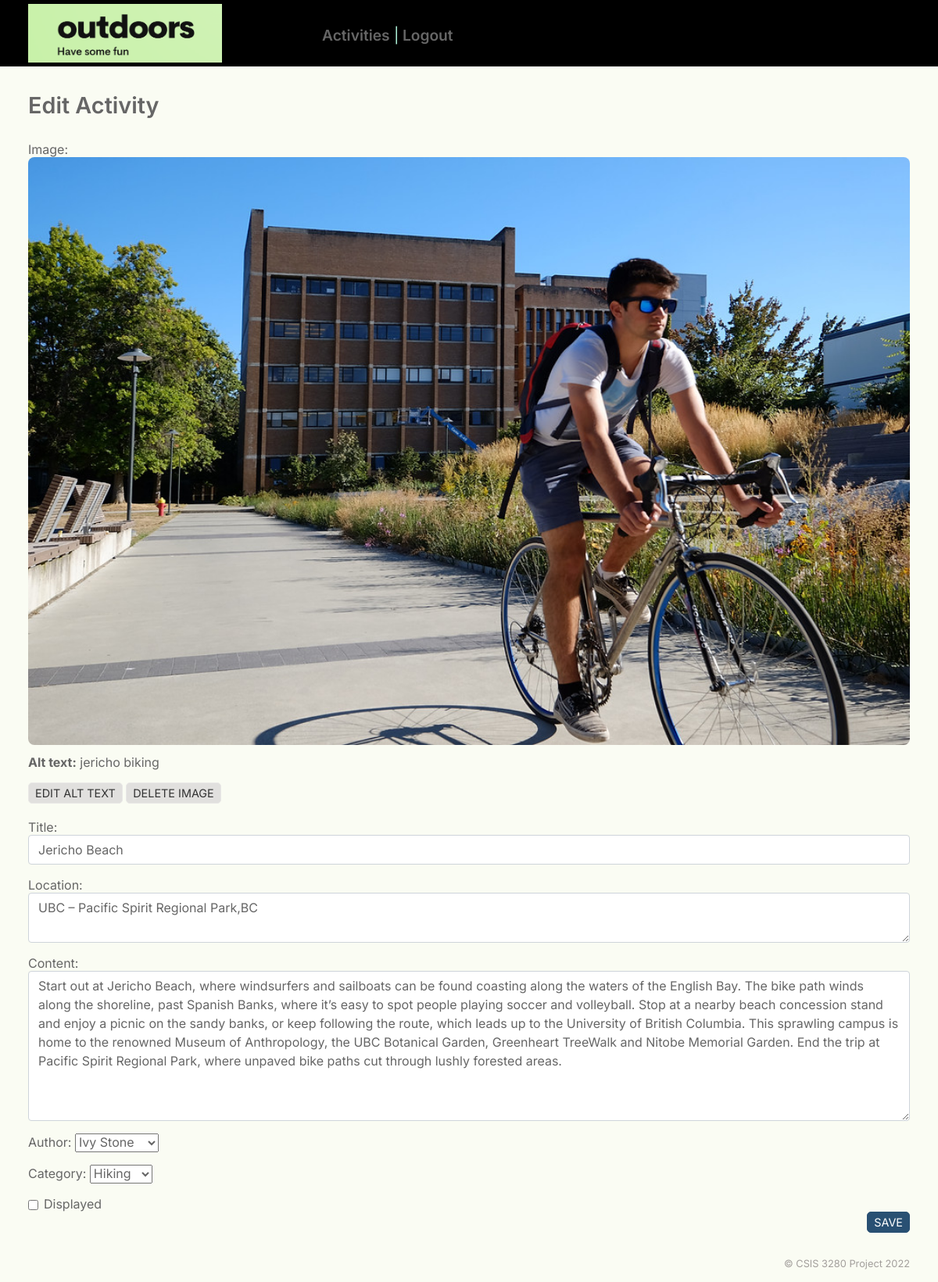
The page /admin/adminActivity-update-create.php?id=15 on the database its author committed.
### tables this page shows
CREATE TABLE `activity` (
  `id` int(11) NOT NULL,
  `title` varchar(80) NOT NULL,
  `location` varchar(254) NOT NULL,
  `content` text NOT NULL,
  `created` timestamp NOT NULL DEFAULT current_timestamp(),
  `categoryID` int(11) NOT NULL,
  `memberID` int(11) NOT NULL,
  `imageID` int(11) DEFAULT NULL,
  `displayed` tinyint(4) NOT NULL DEFAULT 0
);

CREATE TABLE `image` (
  `id` int(11) NOT NULL,
  `file` varchar(254) NOT NULL,
  `alt` varchar(1000) NOT NULL
);

### inc/Utility/ActivityDAO.class.php (called while the page is built, shortened)
<?php
class ActivityDAO
{
    public static $dbActivity;
    static function initialize(string $className)
    {
        self::$dbActivity = new PDOAgent($className);
    }
    static function getActivityAndImage($activityID)
    {
        $sql     = "SELECT a.id, a.title, a.location, a.content,
        a.categoryID, a.memberID, a.imageID, a.displayed,
        i.file      AS image_file,
        i.alt       AS image_alt
   FROM activity     AS a
   LEFT JOIN image  AS i ON a.imageID = i.id
  WHERE a.id = :id;";
        self::$dbActivity->query($sql);
        self::$dbActivity->bind(
            ':id',
            $activityID
        );
        self::$dbActivity->execute();
        return self::$dbActivity->singleResult();
    }
}

### inc/Utility/PDOAgent.class.php (called while the page is built, shortened)
<?php
class PDOAgent  {
    private $host = DB_HOST;
    private $user = DB_USER;
    private $password = DB_PASSWORD;
    private $dbname = DB_NAME;
    private $dbport = DB_PORT;
    private $className = "";
    private $stmt = "";
    private $pdo = "";
    public function __construct(string $className)  {
        $this->className = $className;
        $this->dsn = "mysql:localhost=" .$this->host.";dbname=".$this->dbname.";port=".$this->dbport;
        $options = array(
            PDO::ATTR_PERSISTENT => true,
            PDO::ATTR_ERRMODE => PDO::ERRMODE_EXCEPTION
        );
        try {
            $this->pdo = new PDO($this->dsn, $this->user, $this->password, $options);
        } catch (Exception $ex) {
            $this->error = $ex->getMessage();
            echo $this->error;
    }
}
    public function query(string $query)    {
        $this->stmt  = $this->pdo->prepare($query);
    }
    public function bind($param, $value, $type = null){
        if (is_null($type)) {
            switch (true) {
                case is_int($value):
                $type = PDO::PARAM_INT;
                break;
                }
        }
        $this->stmt->bindValue($param, $value, $type);
    }
    public function execute($data = null)   {
        if (is_null($data)) {
            return $this->stmt->execute();
        } else {
            return $this->stmt->execute($data);
        }
    }
    public function singleResult()  {
        $this->stmt->setFetchMode(PDO::FETCH_CLASS, $this->className);
        return $this->stmt->fetch(PDO::FETCH_CLASS);
    }
    public function getResultSet()  {
        return $this->stmt->fetchAll(PDO::FETCH_CLASS, $this->className);
    }
}
?>

### inc/Utility/functions.php (called while the page is built, shortened)
<?php
function html_escape($text): string
{
    return htmlspecialchars($text, ENT_QUOTES, 'UTF-8', false);
}
?>

### inc/Entity/Activity.class.php (called while the page is built, shortened)
<?php
class Activity  {
    private $title;
    private $location;
    private $content;
    private $id;
    function getID() {
        return $this->id;
    }
    function getTitle(): string {
        return $this->title;
    }
   function getLocation() {
    return $this->location;
   }
   function getContent() {
    return $this->content;
   }
}
?>

### inc/Utility/MemberDAO.class.php (called while the page is built, shortened)
<?php
class MemberDAO
{
    public static $db;
    static function init()
    {
        self::$db = new PDOAgent("Member");
    }
    static function getAllMembers()
    {
        $selectSQL = "SELECT * FROM member
        Except
        SELECT * FROM member WHERE full_name ='admin'";
        self::$db->query($selectSQL);
        self::$db->execute();
        return self::$db->getResultSet();
    }
}

### inc/Entity/Member.class.php (called while the page is built, shortened)
<?php
class Member
{
    private $id;
    private $full_name;
    function getID(){
         return $this->id;
    }
    function getAuthor(){
        return $this->full_name;
    }
}

### inc/Utility/CategoryDAO.class.php (called while the page is built, shortened)
<?php
  class CategoryDAO {
    private static $dbCategory;
    static function initialize(string $className)   {
        self::$dbCategory = new PDOAgent($className);
    }
    static function getCategories() {
        $sql = "SELECT id, name, description FROM category ;";
        self::$dbCategory->query($sql);
        self::$dbCategory->execute();
        return self::$dbCategory->getResultSet();
    }
}
?>

### inc/Entity/Category.class.php (called while the page is built, shortened)
<?php
 class Category {
private $name;
private $id;
function getCategoryID() {
    return $this->id;
}
function getName() {
    return $this->name;
}
 }
?>

### admin/adminActivity-update-create.php (the view, shortened to what this page needs)
<?php
require_once("../inc/Entity/Page.class.php");
require_once("../inc/Entity/Member.class.php");
require_once("../inc/Utility/CategoryDAO.class.php");
require_once("../inc/Utility/PDOAgent.class.php");
require_once("../inc/Utility/MemberDAO.class.php");
require_once("../inc/Utility/ActivityDAO.class.php");
require_once("../inc/Entity/Activity.class.php");
require_once("../inc/Entity/Category.class.php");
require_once("../inc/Utility/functions.php");
$id          = filter_input(INPUT_GET, 'id', FILTER_VALIDATE_INT);
$activityObj = new Activity();
$errors  = [
    'warning'     => '',
    'title'       => '',
    'location'     => '',
    'content'     => '',
    'author'      => '',
    'category'    => '',
    'image_file'  => '',
    'image_alt'   => '',
];
if ($id) {
    $activityObj = ActivityDAO::getActivityAndImage($id);
}
$authors = MemberDAO::getAllMembers();
$categories = CategoryDAO::getCategories();
?>
<form action="adminActivity-update-create.php?id=<?= $id ?>" method="POST" enctype="multipart/form-data">
    <main class="container admin" id="content">
        <h1>Edit Activity</h1>
        <div class="admin-article">
            <section class="image">
                <?php if (!$activityObj->image_file) {
                    $activityObj->setTitle('');
                    $activityObj->setLocation('');
                    $activityObj->setContent('');  ?>
                    <label for="image">Upload image:</label>
                    <div class="form-group image-placeholder">
                        <input type="file" name="image" class="form-control-file" id="image"><br>
                        <span class="errors"><?= $errors['image_file'] ?></span>
                    </div>
                    <div class="form-group">
                        <label for="image_alt">Alt text: </label>
                        <input type="text" name="image_alt" id="image_alt" value="" class="form-control">
                        <span class="errors"><?= $errors['image_alt'] ?></span>
                    </div>
                <?php } else { ?>
                    <label>Image:</label>
                    <img src="../upload/<?= html_escape($activityObj->image_file) ?>" alt="<?= html_escape($activityObj->image_alt) ?>">
                    <p class="alt"><strong>Alt text:</strong> <?= html_escape($activityObj->image_alt) ?></p>
                    <a href="adminImage-edit-alt.php?id=<?= $activityObj->getID() ?>" class="btn btn-secondary">Edit alt text</a>
                    <a href="adminImage-delete.php?id=<?= $id ?>" class="btn btn-secondary">Delete image</a><br><br>
                <?php } ?>
            </section>
            <section class="text">
                <div class="form-group">
                    <label for="title">Title: </label>
                    <input type="text" name="title" id="title" value="<?= html_escape($activityObj->getTitle()) ?>" class="form-control">
                </div>
                <div class="form-group">
                    <label for="summary">Location: </label>
                    <textarea name="location" id="summary" class="form-control"><?= html_escape($activityObj->getLocation()) ?></textarea>
                </div>
                <div class="form-group">
                    <label for="content">Content: </label>
                    <textarea name="content" id="content" class="form-control"><?= html_escape($activityObj->getContent()) ?></textarea>
                </div>
                <div class="form-group">
                    <label for="member_id">Author: </label>
                    <select name="memberID" id="memberID">
                        <?php foreach ($authors as $author) { ?>
                            <option value="<?= $author->getID() ?>" <?= ($activityObj->setMemberID($author->getID()))  ? 'selected' : ''; ?>>
                                <?= html_escape($author->getAuthor()) ?></option>
                        <?php } ?>
                    </select>
                </div>
                <div class="form-group">
                    <label for="category">Category: </label>
                    <select name="categoryID" id="category">
                        <?php foreach ($categories as $category) { ?>
                            <option value="<?= $category->getCategoryID() ?>" <?= ($activityObj->setCategoryID($category->getCategoryID())) ? 'selected' : ''; ?>>
                                <?= html_escape($category->getName()) ?></option>
                        <?php } ?>
                    </select>
                </div>
                <div class="form-check">
                    <input type="checkbox" name="displayed" value="1" class="form-check-input" id="published" <?= ($activityObj->setDisplayed(1)) ? 'checked' : ''; ?>>
                    <label for="published" class="form-check-label">Displayed</label>
                </div>
                <input type="submit" name="update" value="Save" class="btn btn-primary">
            </section>
        </div>
    </main>
</form>

### css/styles.css (style rules this page uses)
* { box-sizing: border-box; }
body { margin: 0; color: #666; background-color: #ecf5ce3d; }
a { color: #666; }
body { font-family: 'Inter', 'Arial', sans-serif; font-size: 100%; }
a { text-decoration: none; }
h1 { font-size: 1.8em; }
h1, h2 { font-weight: 600; margin: 0 0 0.14em 0; }
p { margin: 0 0 1em 0; }
.container { margin: 0 auto 0 auto; max-width: 94%; }
main img { width: 100%; height: auto; border-radius: 8px; }
button, input, optgroup, select, textarea { margin: 0; font-family: inherit; font-size: inherit; line-height: inherit; color: inherit; }
.btn, .btn-search { color: #fff; background: #295073; display: inline-block; width: min-content; white-space: nowrap; border: 1px solid transparent; border-radius: 5px; padding: .1rem .5rem; line-height: 1.5; vertical-align: middle; text-transform: uppercase; }
.btn { font-size: 0.9rem; }
.btn-primary { background-color: #295073; border-color: #295073; }
.btn-secondary { color: #333; background: #e1e0de; border-color: #e9e8e6; }
.form-control { display: block; width: 100%; height: calc(2.25rem + 2px); padding: .375rem .75rem; font-size: 1rem; line-height: 1.5; background-clip: padding-box; border: 1px solid #ced4da; border-radius: .25rem; }
label { display: inline-block; }
textarea { min-height: 7rem; }
input[type=checkbox], input[type=radio] { position: absolute; margin-top: .3rem; margin-left: -1.25rem; padding: 0; }
.form-check { position: relative; display: block; padding-left: 1.25rem; }
input[type=submit] { float: right; margin-bottom: 1rem; }
.form-group { margin-bottom: 1rem; }
textarea#summary { min-height: 4rem; }
textarea#content { min-height: 12rem; }
.admin h1 { margin-bottom: 1em; }
p.alt { margin-top: .5em; }

### rows shown on the page
activity: imageID.file (picture), imageID.alt "jericho biking", title "Jericho Beach", location "UBC – Pacific Spirit Regional Park,BC", content "Start out at Jericho Beach, where windsurfers and sailboats can be found coasting along the waters of the English Bay. The bike path winds along the shoreline, past Spanish Banks, where it’s easy to spot people playing soccer and volleyball. Stop at a nearby beach concession stand and enjoy a picnic on the sandy banks, or keep following the route, which leads up to the University of British Columbia. This sprawling campus is home to the renowned Museum of Anthropology, the UBC Botanical Garden, Greenheart TreeWalk and Nitobe Memorial Garden. End the trip at Pacific Spirit Regional Park, where unpaved bike paths cut through lushly forested areas."

### other values the page prints
form field memberID "Ivy Stone"
form field categoryID "Hiking"
